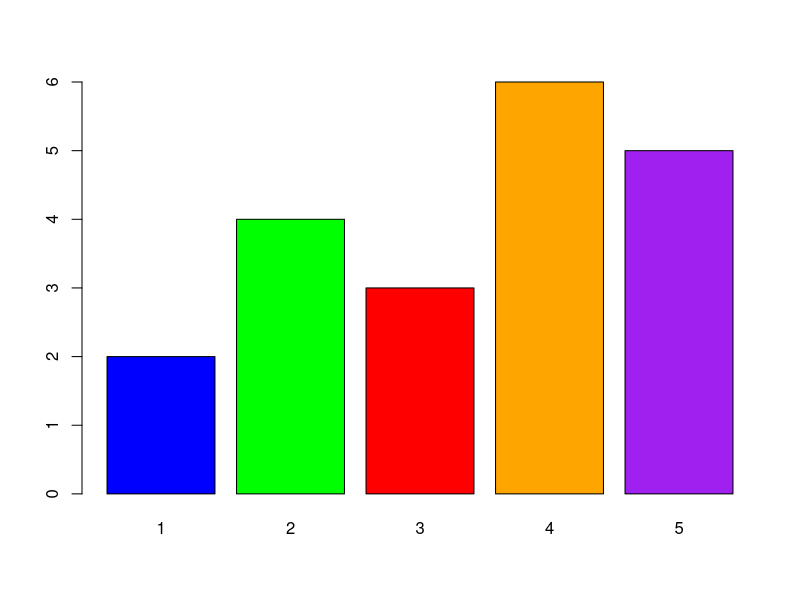
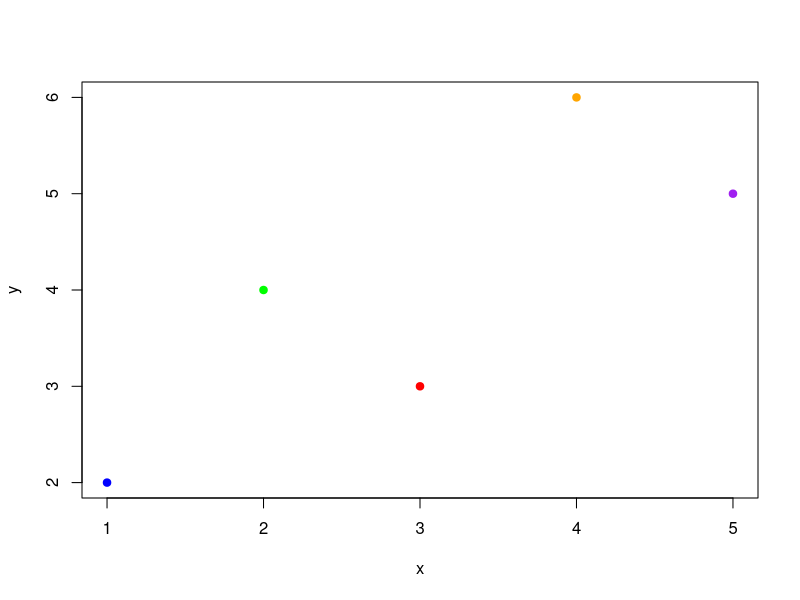

Reproduce these figures in R, in order.
x <- 1:5
y <- c(2, 4, 3, 6, 5)

# Create a bar plot with custom colors
barplot(y, names.arg = x, col = c("blue", "green", "red", "orange", "purple"))

# Create a scatter plot with custom colors
plot(x, y, col = c("blue", "green", "red", "orange", "purple"), pch = 19)
